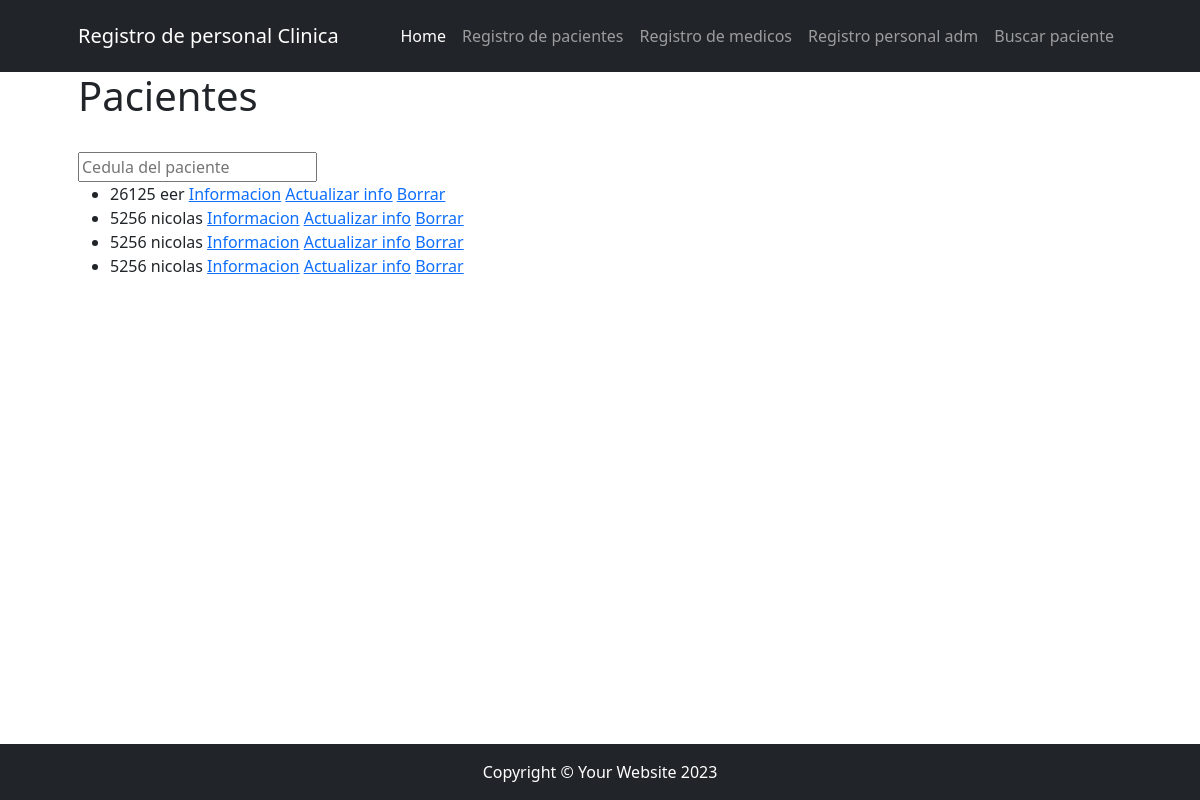
/registro/, run on an earlier commit of the app's database.
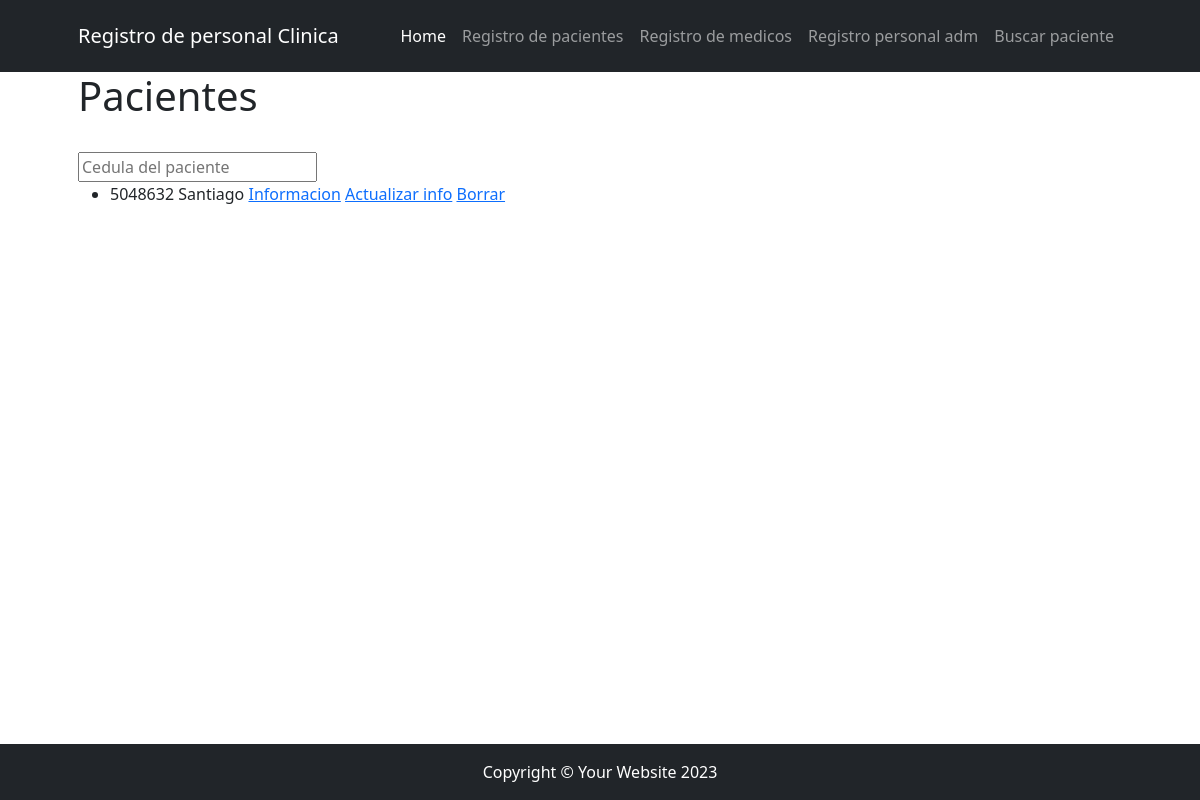
And on a later commit of the database.
### app/models.py (models this page shows, shortened)
class Pacientes(models.Model):
    nombre = models. CharField(max_length=50, null=True)
    apellido = models.CharField(max_length=50, null=True)
    cedula = models.IntegerField(null=True)
    nacimiento = models.DateField(null=True)
    pais_origen = models.CharField(max_length=50, null=True, verbose_name="Pais de origen")
    names = (("Hombre","Hombre"),("Mujer","Mujer"))
    sexo = models.CharField(max_length= 50, choices=names, null=True)
    tipo_consulta = (("Consulta general","Consulta general"), ("Revision examenes","Revision examenes"), ("Psicologia","Psicologia"))
    consulta = models.CharField(max_length= 200, choices=tipo_consulta, null=True)
    descripcion = models.CharField(max_length=250, null=True)

### app/views.py (the view)
# urls.py: path('', views.mostrar_pacientes, name="home"),
def mostrar_pacientes(request):
    consulta_pacientes = models.Pacientes.objects.all()
    context = {"pacientes": consulta_pacientes}
    return render(request, "app/mostrarpacientes.html", context)

### app/templates/app/mostrarpacientes.html
{% extends 'core/base.html' %}
{% block titulo %}
<h1>Pacientes</h1>
{% endblock titulo %}
{% block contenido %}
    <div class="py-lg-4 ">
        <form action="{% url 'app:buscar_pacientes' %}" method="get">
            <input type="text" name="consulta" placeholder="Cedula del paciente">
        </form>
        <ul>
            {% for paciente in pacientes  %}
                <li>
                    {{ paciente.cedula }}
                    {{ paciente.nombre }}
                    <a href="{% url 'app:mostrar_pacientes_detail' paciente.id %}">  Informacion</a>
                    <a href="{% url 'app:mostrar_pacientes_update' paciente.id %}">  Actualizar info</a>
                    <a href="{% url 'app:mostrar_pacientes_delete' paciente.id %}">  Borrar</a>
                </li>
            {% endfor %}
        </ul>
    </div>
{% endblock contenido %}

What changed in the data, as far as the page shows it:
removed Pacientes: cedula "26125", nombre "eer"
removed Pacientes: cedula "5256", nombre "nicolas"
removed Pacientes: cedula "5256", nombre "nicolas"
removed Pacientes: cedula "5256", nombre "nicolas"
added Pacientes: cedula "5048632", nombre "Santiago"
